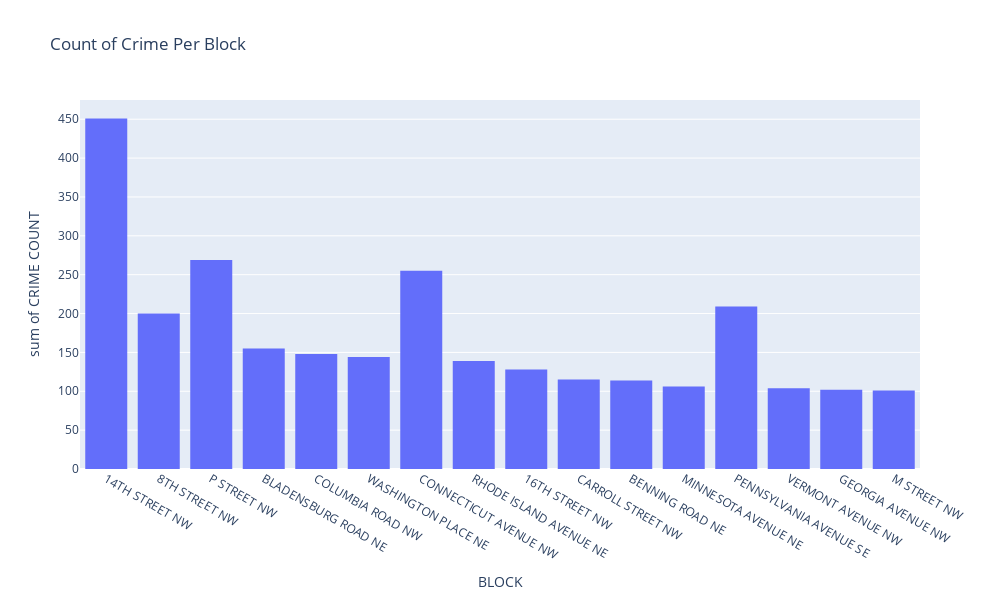

Here is the notebook cell this chart was saved with:
### Code cell
import pandas as pd
import plotly.express as px

blockcrime = pd.read_csv('blocks.csv', sep=',')
fig = px.histogram(blockcrime, 
                   x='BLOCK', 
                   y='CRIME COUNT',
                   nbins=24, 
                   width=1000, 
                   height=600,
                   title="Count of Crime Per Block"
                   )
fig.show()

### Figure 1 — Plotly figure (JSON) as saved in the notebook; plotly's stock layout.template omitted (floating-point values rounded to 4 significant figures)
{"data": [{"alignmentgroup": "True", "bingroup": "x", "histfunc": "sum", "hovertemplate": "BLOCK=%{x}<br>sum of CRIME COUNT=%{y}<extra></extra>", "legendgroup": "", "marker": {"color": "#636efa", "pattern": {"shape": ""}}, "name": "", "nbinsx": 24, "offsetgroup": "", "orientation": "v", "showlegend": false, "type": "histogram", "x": ["14TH STREET NW", "8TH STREET NW", "P STREET NW", "BLADENSBURG ROAD NE", "COLUMBIA ROAD NW", "WASHINGTON PLACE NE", "CONNECTICUT AVENUE NW", "RHODE ISLAND AVENUE NE", "16TH STREET NW", "CARROLL STREET NW", "BENNING ROAD NE", "CONNECTICUT AVENUE NW", "MINNESOTA AVENUE NE", "PENNSYLVANIA AVENUE SE", "PENNSYLVANIA AVENUE SE", "VERMONT AVENUE NW", "GEORGIA AVENUE NW", "P STREET NW", "M STREET NW"], "xaxis": "x", "y": [451, 200, 168, 155, 148, 144, 142, 139, 128, 115, 114, 113, 106, 105, 104, 104, 102, 101, 101], "yaxis": "y"}], "layout": {"barmode": "relative", "height": 600, "legend": {"tracegroupgap": 0}, "title": {"text": "Count of Crime Per Block"}, "width": 1000, "xaxis": {"anchor": "y", "domain": [0, 1], "title": {"text": "BLOCK"}}, "yaxis": {"anchor": "x", "domain": [0, 1], "title": {"text": "sum of CRIME COUNT"}}}}
